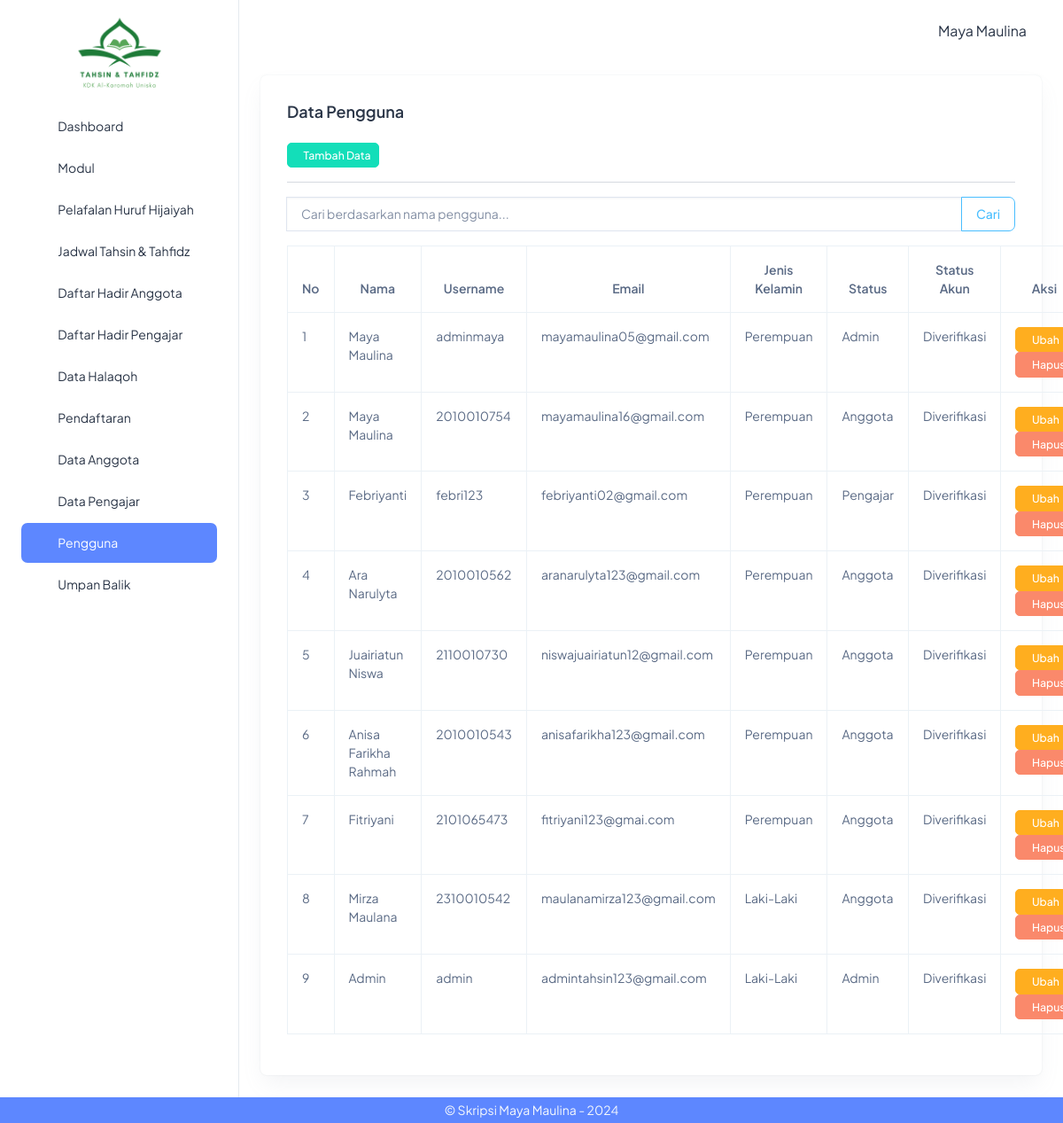
Screenshot of /index.php?page=pengguna_read (signed in) with the database file from the repository.
### tables this page shows
CREATE TABLE `pengguna` (
  `id_user` int(11) NOT NULL,
  `nama` varchar(150) NOT NULL,
  `username` varchar(50) NOT NULL,
  `email` varchar(100) NOT NULL,
  `password` varchar(255) NOT NULL,
  `jenis_kelamin` enum('Perempuan','Laki-Laki') NOT NULL,
  `status` enum('Admin','Pengajar','Anggota') NOT NULL,
  `status_akun` enum('Diverifikasi','Diajukan','Ditolak') NOT NULL
);

### pengguna/pengguna_read.php (the view, shortened to what this page needs)
<div class="container-fluid">
    <div class="card">
        <div class="card-body">
            <h5 class="card-title fw-semibold mb-4">Data Pengguna</h5>
            <a href="?page=pengguna_add" class="btn btn-success btn-sm"><i class="ti ti-plus"></i>Tambah Data</a>
            <hr>
            <form method="GET" action="index.php">
                <div class="input-group mb-3">
                    <input type="text" name="search" class="form-control" placeholder="Cari berdasarkan nama pengguna..." value="<?= isset($_GET['search']) ? htmlspecialchars($_GET['search']) : '' ?>">
                    <button class="btn btn-outline-secondary" type="submit">Cari</button>
                </div>
            </form>
            <table class="table table-hover table-bordered">
                <thead>
                    <tr>
                        <th class="text-center">No</th>
                        <th class="text-center">Nama</th>
                        <th class="text-center">Username</th>
                        <th class="text-center">Email</th>
                        <th class="text-center">Jenis Kelamin</th>
                        <th class="text-center">Status</th>
                        <th class="text-center">Status Akun</th>
                        <th class="text-center">Aksi</th>
                    </tr>
                </thead>
                <tbody>
                    <?php
                    $no = 1;
                    $query = "SELECT * FROM pengguna WHERE 1=1";
                    $data = mysqli_query($koneksi, $query);
                    while ($row = mysqli_fetch_array($data)) {
                    ?>
                        <tr>
                            <td><?= $no++ ?></td>
                            <td><?= $row['nama'] ?></td>
                            <td><?= $row['username'] ?></td>
                            <td><?= $row['email'] ?></td>
                            <td><?= $row['jenis_kelamin'] ?></td>
                            <td><?= $row['status'] ?></td>
                            <td><?= $row['status_akun'] ?></td>
                            <td>
                                <a href="?page=pengguna_edit&id_user=<?= $row[0] ?>" class="btn btn-warning btn-sm"><i class="ti ti-edit"></i>Ubah</a>
                                <a href="?page=pengguna_delete&id_user=<?= $row[0] ?>" class="btn btn-danger btn-sm" onclick="return confirm('Ingin menghapus data ini?')"><i class="ti ti-trash"></i>Hapus</a>
                            </td>
                        </tr>
                    <?php } ?>
                </tbody>
            </table>
        </div>
    </div>
</div>

### template/sidebar.php (style rules this page uses)
a { text-decoration: none; color: #2a3547; }

### rows the page displays
pengguna: nama "Maya Maulina", username "adminmaya", email "mayamaulina05@gmail.com", jenis_kelamin "Perempuan", status "Admin", status_akun "Diverifikasi"
pengguna: nama "Maya Maulina", username "2010010754", email "mayamaulina16@gmail.com", jenis_kelamin "Perempuan", status "Anggota", status_akun "Diverifikasi"
pengguna: nama "Febriyanti", username "febri123", email "febriyanti02@gmail.com", jenis_kelamin "Perempuan", status "Pengajar", status_akun "Diverifikasi"
pengguna: nama "Ara Narulyta", username "2010010562", email "aranarulyta123@gmail.com", jenis_kelamin "Perempuan", status "Anggota", status_akun "Diverifikasi"
pengguna: nama "Juairiatun Niswa", username "2110010730", email "niswajuairiatun12@gmail.com", jenis_kelamin "Perempuan", status "Anggota", status_akun "Diverifikasi"
pengguna: nama "Anisa Farikha Rahmah", username "2010010543", email "anisafarikha123@gmail.com", jenis_kelamin "Perempuan", status "Anggota", status_akun "Diverifikasi"
pengguna: nama "Fitriyani", username "2101065473", email "fitriyani123@gmai.com", jenis_kelamin "Perempuan", status "Anggota", status_akun "Diverifikasi"
pengguna: nama "Mirza Maulana", username "2310010542", email "maulanamirza123@gmail.com", jenis_kelamin "Laki-Laki", status "Anggota", status_akun "Diverifikasi"
pengguna: nama "Admin", username "admin", email "admintahsin123@gmail.com", jenis_kelamin "Laki-Laki", status "Admin", status_akun "Diverifikasi"

### other values shown
$_SESSION['nama'] "Maya Maulina"
